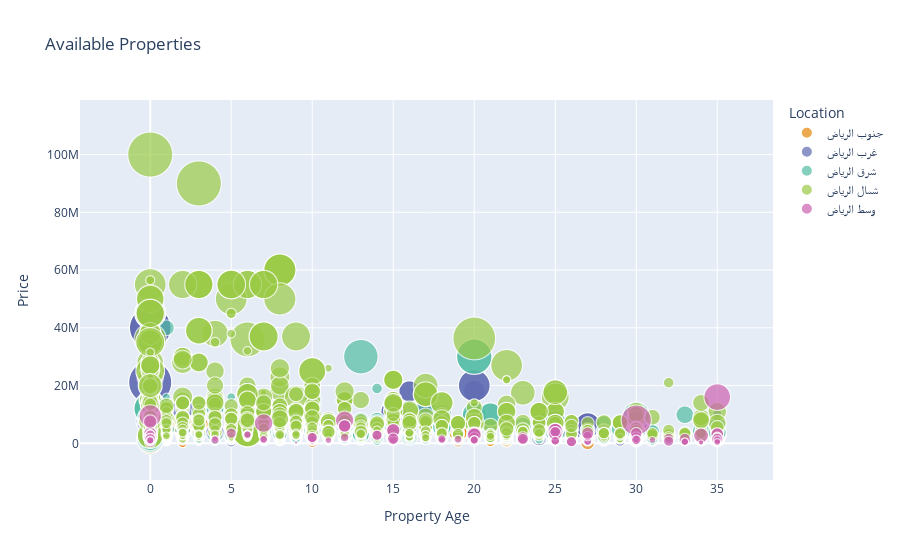

Here is the notebook cell this chart was saved with:
### Markdown cell above
## Available Properties

### Code cell
df1 = df.copy()

fig = px.scatter(df1, x="propertyAge", y="price",
        size="space", color="location", hover_name="location",size_max=45,color_discrete_sequence=px.colors.qualitative.Vivid, labels={'location':'Location', 'price':'Price','propertyAge':'Property Age'},title='Available Properties')
fig.show()

### Figure 1 — Plotly figure (JSON) as saved in the notebook; plotly's stock layout.template omitted (floating-point values rounded to 4 significant figures; data arrays with more than 128 entries replaced by an {"elided": "..."} marker saying what was removed)
{"data": [{"hovertemplate": "<b>%{hovertext}</b><br><br>Location=جنوب الرياض<br>Property Age=%{x}<br>Price=%{y}<br>space=%{marker.size}<extra></extra>", "hovertext": {"elided": "8960 str values"}, "legendgroup": "جنوب الرياض", "marker": {"color": "rgb(229, 134, 6)", "size": {"elided": "8960 int values"}, "sizemode": "area", "sizeref": 4.938, "symbol": "circle"}, "mode": "markers", "name": "جنوب الرياض", "showlegend": true, "type": "scattergl", "x": {"elided": "8960 int values"}, "xaxis": "x", "y": {"elided": "8960 int values"}, "yaxis": "y"}, {"hovertemplate": "<b>%{hovertext}</b><br><br>Location=غرب الرياض<br>Property Age=%{x}<br>Price=%{y}<br>space=%{marker.size}<extra></extra>", "hovertext": {"elided": "13548 str values"}, "legendgroup": "غرب الرياض", "marker": {"color": "rgb(93, 105, 177)", "size": {"elided": "13548 int values"}, "sizemode": "area", "sizeref": 4.938, "symbol": "circle"}, "mode": "markers", "name": "غرب الرياض", "showlegend": true, "type": "scattergl", "x": {"elided": "13548 int values"}, "xaxis": "x", "y": {"elided": "13548 int values"}, "yaxis": "y"}, {"hovertemplate": "<b>%{hovertext}</b><br><br>Location=شرق الرياض<br>Property Age=%{x}<br>Price=%{y}<br>space=%{marker.size}<extra></extra>", "hovertext": {"elided": "12844 str values"}, "legendgroup": "شرق الرياض", "marker": {"color": "rgb(82, 188, 163)", "size": {"elided": "12844 int values"}, "sizemode": "area", "sizeref": 4.938, "symbol": "circle"}, "mode": "markers", "name": "شرق الرياض", "showlegend": true, "type": "scattergl", "x": {"elided": "12844 int values"}, "xaxis": "x", "y": {"elided": "12844 int values"}, "yaxis": "y"}, {"hovertemplate": "<b>%{hovertext}</b><br><br>Location=شمال الرياض<br>Property Age=%{x}<br>Price=%{y}<br>space=%{marker.size}<extra></extra>", "hovertext": {"elided": "11254 str values"}, "legendgroup": "شمال الرياض", "marker": {"color": "rgb(153, 201, 69)", "size": {"elided": "11254 int values"}, "sizemode": "area", "sizeref": 4.938, "symbol": "circle"}, "mode": "markers", "name": "شمال الرياض", "showlegend": true, "type": "scattergl", "x": {"elided": "11254 int values"}, "xaxis": "x", "y": {"elided": "11254 int values"}, "yaxis": "y"}, {"hovertemplate": "<b>%{hovertext}</b><br><br>Location=وسط الرياض<br>Property Age=%{x}<br>Price=%{y}<br>space=%{marker.size}<extra></extra>", "hovertext": {"elided": "220 str values"}, "legendgroup": "وسط الرياض", "marker": {"color": "rgb(204, 97, 176)", "size": {"elided": "220 int values"}, "sizemode": "area", "sizeref": 4.938, "symbol": "circle"}, "mode": "markers", "name": "وسط الرياض", "showlegend": true, "type": "scattergl", "x": {"elided": "220 int values"}, "xaxis": "x", "y": {"elided": "220 int values"}, "yaxis": "y"}], "layout": {"legend": {"itemsizing": "constant", "title": {"text": "Location"}, "tracegroupgap": 0}, "title": {"text": "Available Properties"}, "xaxis": {"anchor": "y", "domain": [0, 1], "title": {"text": "Property Age"}}, "yaxis": {"anchor": "x", "domain": [0, 1], "title": {"text": "Price"}}}}
